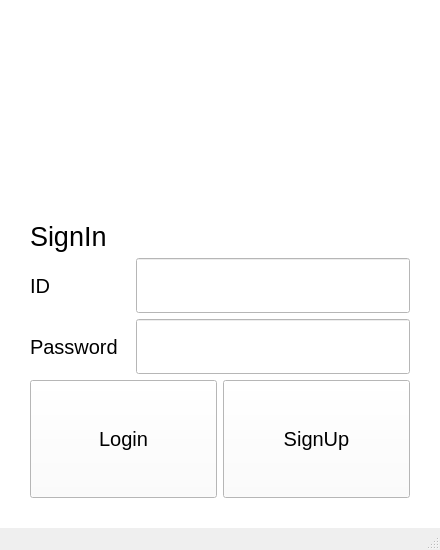
<?xml version="1.0" encoding="UTF-8"?>
<ui version="4.0">
 <class>MainWindow</class>
 <widget class="QMainWindow" name="MainWindow">
  <property name="geometry">
   <rect>
    <x>0</x>
    <y>0</y>
    <width>440</width>
    <height>550</height>
   </rect>
  </property>
  <property name="windowTitle">
   <string>MainWindow</string>
  </property>
  <widget class="QWidget" name="centralwidget">
   <property name="maximumSize">
    <size>
     <width>16777215</width>
     <height>16777215</height>
    </size>
   </property>
   <property name="autoFillBackground">
    <bool>false</bool>
   </property>
   <property name="styleSheet">
    <string notr="true">background-color:white;</string>
   </property>
   <layout class="QGridLayout" name="gridLayout">
    <property name="leftMargin">
     <number>30</number>
    </property>
    <property name="topMargin">
     <number>20</number>
    </property>
    <property name="rightMargin">
     <number>30</number>
    </property>
    <property name="bottomMargin">
     <number>30</number>
    </property>
    <item row="0" column="0">
     <layout class="QVBoxLayout" name="verticalLayout_3" stretch="3,1">
      <item>
       <layout class="QVBoxLayout" name="verticalLayout_2" stretch="2,1">
        <item>
         <widget class="QLabel" name="label">
          <property name="sizePolicy">
           <sizepolicy hsizetype="Expanding" vsizetype="Expanding">
            <horstretch>0</horstretch>
            <verstretch>0</verstretch>
           </sizepolicy>
          </property>
          <property name="font">
           <font>
            <pointsize>20</pointsize>
           </font>
          </property>
          <property name="text">
           <string>SignIn</string>
          </property>
          <property name="alignment">
           <set>Qt::AlignBottom|Qt::AlignLeading|Qt::AlignLeft</set>
          </property>
         </widget>
        </item>
        <item>
         <layout class="QVBoxLayout" name="verticalLayout">
          <item>
           <layout class="QHBoxLayout" name="horizontalLayout">
            <item>
             <widget class="QLabel" name="label_2">
              <property name="minimumSize">
               <size>
                <width>100</width>
                <height>0</height>
               </size>
              </property>
              <property name="maximumSize">
               <size>
                <width>32</width>
                <height>79</height>
               </size>
              </property>
              <property name="font">
               <font>
                <pointsize>15</pointsize>
               </font>
              </property>
              <property name="text">
               <string>ID</string>
              </property>
             </widget>
            </item>
            <item>
             <widget class="QLineEdit" name="Input_ID">
              <property name="sizePolicy">
               <sizepolicy hsizetype="Expanding" vsizetype="Expanding">
                <horstretch>0</horstretch>
                <verstretch>0</verstretch>
               </sizepolicy>
              </property>
             </widget>
            </item>
           </layout>
          </item>
          <item>
           <layout class="QHBoxLayout" name="horizontalLayout_2">
            <item>
             <widget class="QLabel" name="label_3">
              <property name="sizePolicy">
               <sizepolicy hsizetype="Fixed" vsizetype="Preferred">
                <horstretch>0</horstretch>
                <verstretch>0</verstretch>
               </sizepolicy>
              </property>
              <property name="minimumSize">
               <size>
                <width>100</width>
                <height>0</height>
               </size>
              </property>
              <property name="font">
               <font>
                <pointsize>15</pointsize>
               </font>
              </property>
              <property name="text">
               <string>Password</string>
              </property>
             </widget>
            </item>
            <item>
             <widget class="QLineEdit" name="Input_PWD">
              <property name="sizePolicy">
               <sizepolicy hsizetype="Expanding" vsizetype="Expanding">
                <horstretch>0</horstretch>
                <verstretch>0</verstretch>
               </sizepolicy>
              </property>
             </widget>
            </item>
           </layout>
          </item>
         </layout>
        </item>
       </layout>
      </item>
      <item>
       <layout class="QHBoxLayout" name="horizontalLayout_3">
        <item>
         <widget class="QPushButton" name="Login_Btn">
          <property name="sizePolicy">
           <sizepolicy hsizetype="Minimum" vsizetype="Expanding">
            <horstretch>0</horstretch>
            <verstretch>0</verstretch>
           </sizepolicy>
          </property>
          <property name="maximumSize">
           <size>
            <width>16777215</width>
            <height>16777215</height>
           </size>
          </property>
          <property name="font">
           <font>
            <pointsize>15</pointsize>
           </font>
          </property>
          <property name="text">
           <string>Login</string>
          </property>
         </widget>
        </item>
        <item>
         <widget class="QPushButton" name="SignUp_Btn">
          <property name="sizePolicy">
           <sizepolicy hsizetype="Minimum" vsizetype="Expanding">
            <horstretch>0</horstretch>
            <verstretch>0</verstretch>
           </sizepolicy>
          </property>
          <property name="maximumSize">
           <size>
            <width>16777215</width>
            <height>16777215</height>
           </size>
          </property>
          <property name="font">
           <font>
            <pointsize>15</pointsize>
           </font>
          </property>
          <property name="text">
           <string>SignUp</string>
          </property>
         </widget>
        </item>
       </layout>
      </item>
     </layout>
    </item>
   </layout>
  </widget>
  <widget class="QMenuBar" name="menubar">
   <property name="geometry">
    <rect>
     <x>0</x>
     <y>0</y>
     <width>440</width>
     <height>23</height>
    </rect>
   </property>
  </widget>
  <widget class="QStatusBar" name="statusbar"/>
 </widget>
 <resources/>
 <connections/>
</ui>
